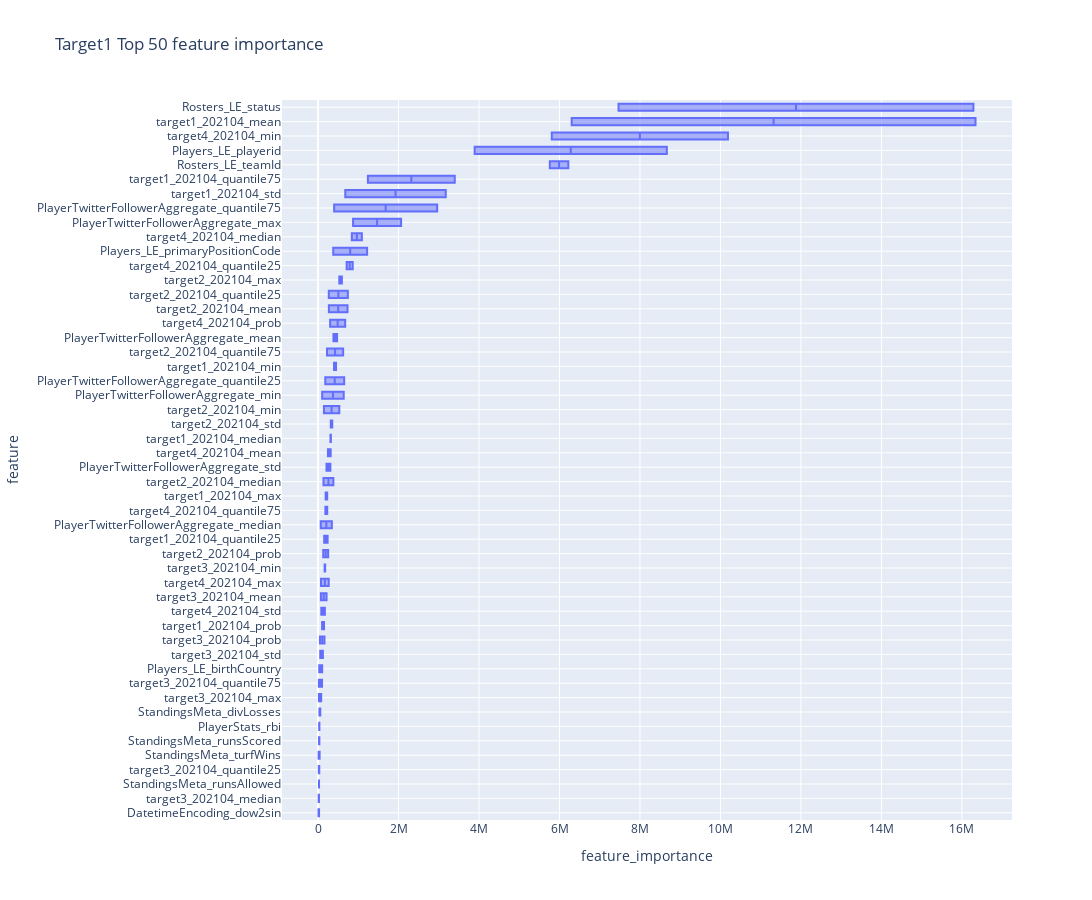
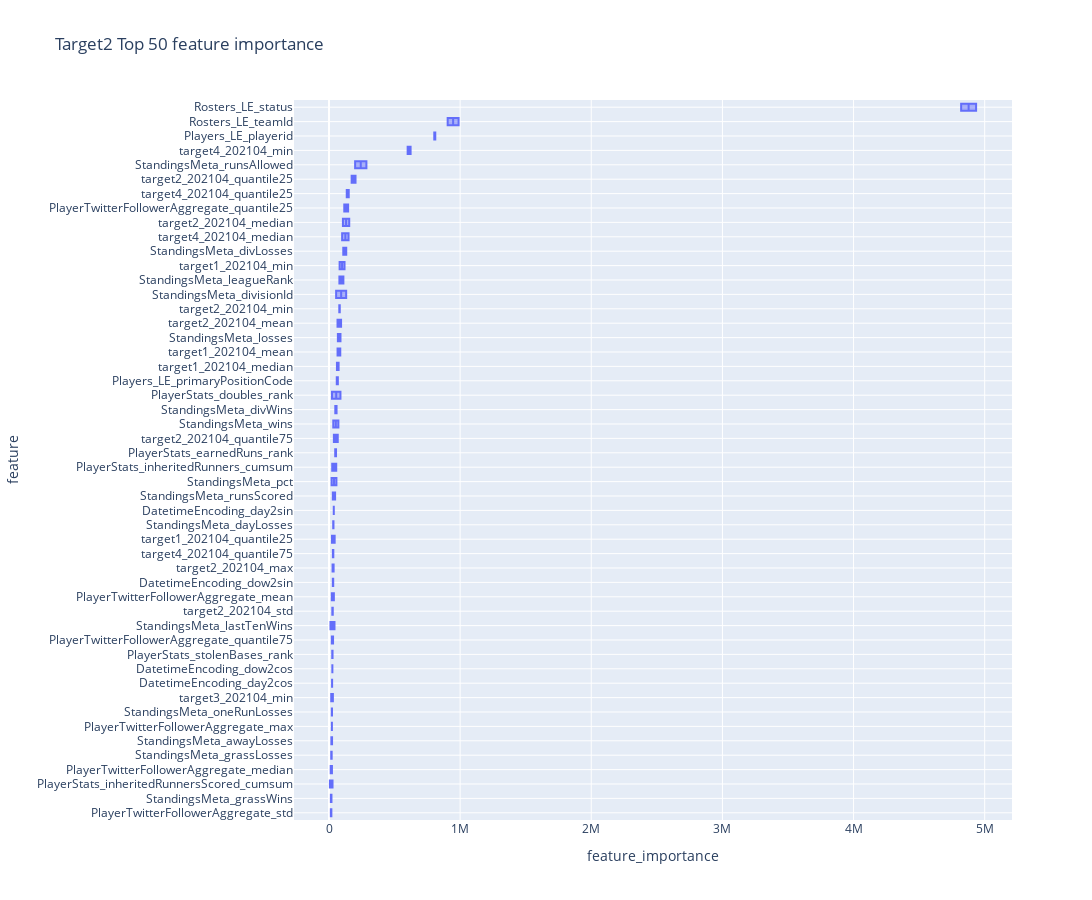
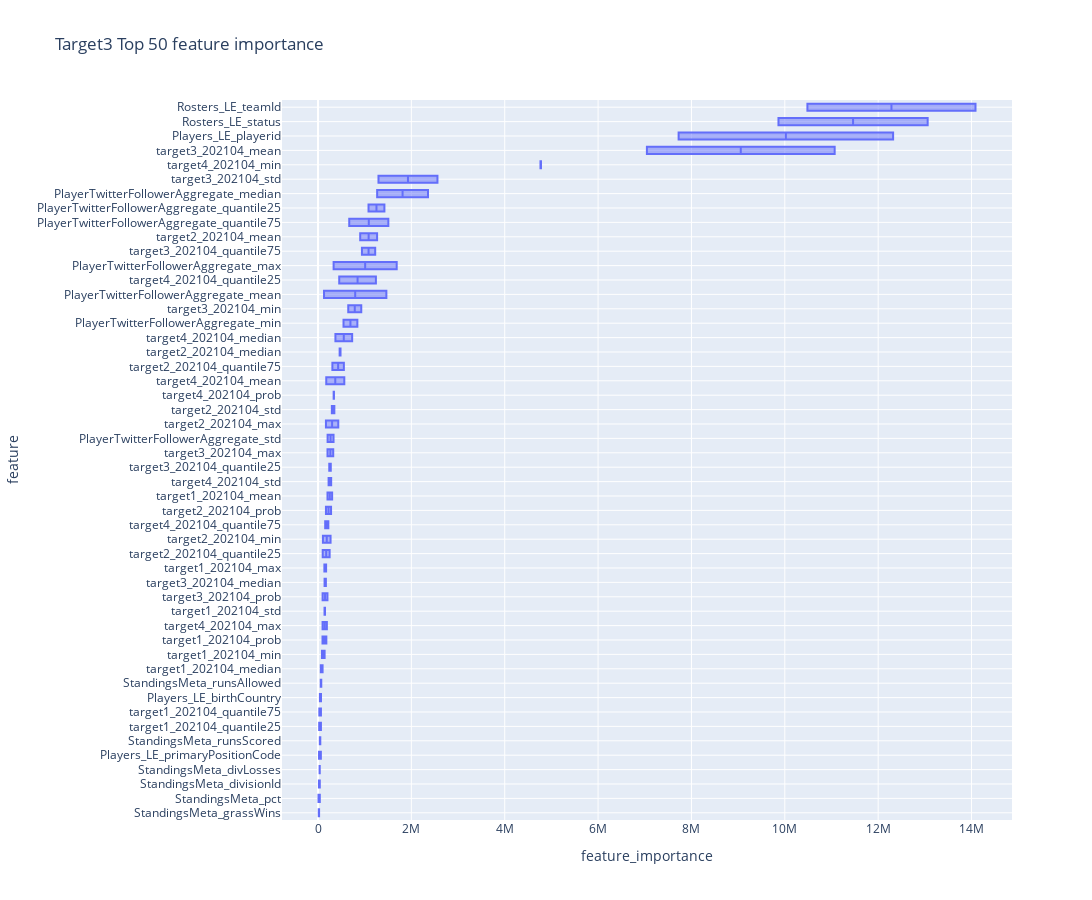
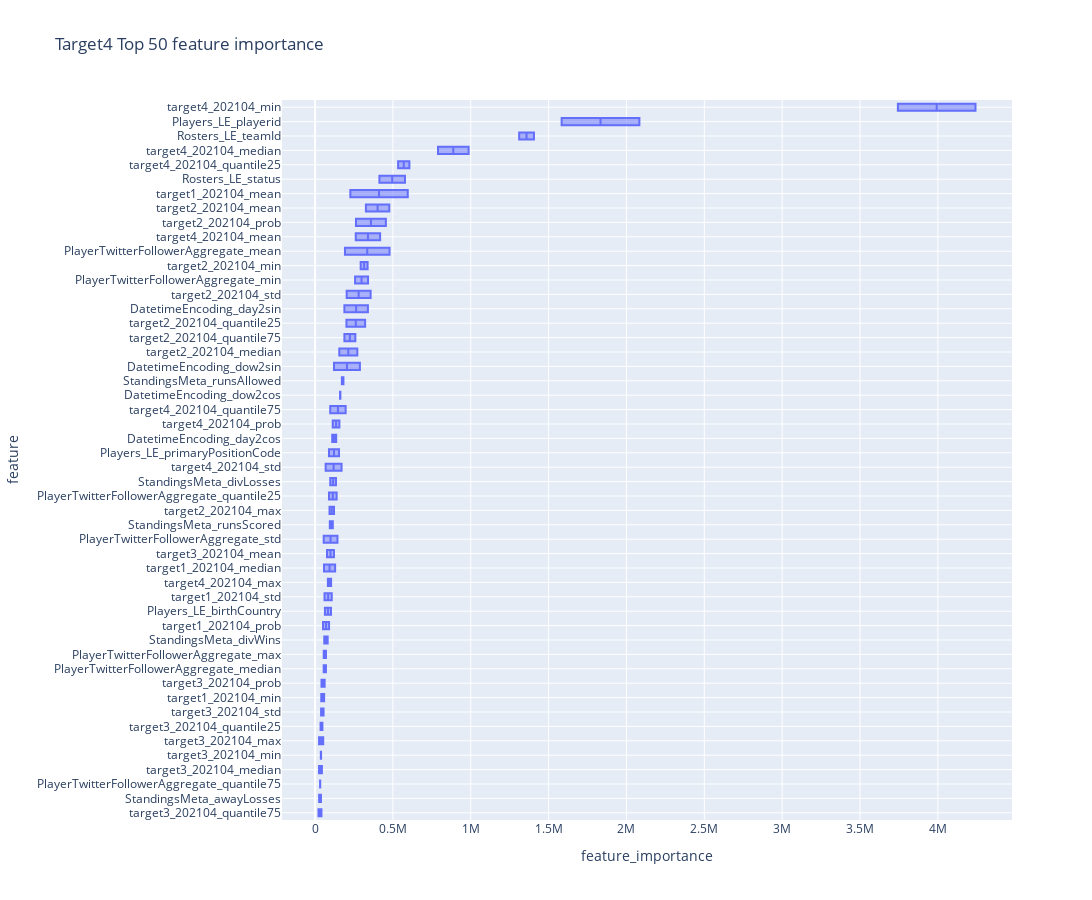

Write notebook code for charts like these, in order.
### Code cell
visualize_feature_importance(models, train_feat_df)

### Figure 1 — Plotly figure (JSON) as saved in the notebook; plotly's stock layout.template omitted (floating-point values rounded to 4 significant figures)
{"data": [{"alignmentgroup": "True", "hovertemplate": "feature_importance=%{x}<br>feature=%{y}<extra></extra>", "legendgroup": "", "marker": {"color": "#636efa"}, "name": "", "notched": false, "offsetgroup": "", "orientation": "h", "showlegend": false, "type": "box", "x": [6303000.0, 676200.0, 189300.0, 396600.0, 318500.0, 152300.0, 1238000.0, 100800.0, 268800.0, 316900.0, 528600.0, 145900.0, 134700.0, 266700.0, 222400.0, 128500.0, 70650.0, 54340.0, 21110.0, 177000.0, 15440.0, 19010.0, 20720.0, 46760.0, 245800.0, 80660.0, 73000.0, 5808000.0, 839400.0, 711100.0, 182400.0, 300000.0, 5760000.0, 7467000.0, 29440.0, 377000.0, 3892000.0, 33140.0, 382500.0, 209400.0, 870400.0, 101800.0, 67100.0, 179800.0, 399600.0, 22620.0, 24600.0, 38550.0, 54910.0, 25040.0, 16340000.0, 3174000.0, 227400.0, 446800.0, 308400.0, 237500.0, 3397000.0, 148300.0, 731500.0, 351900.0, 592600.0, 527500.0, 380200.0, 740600.0, 623800.0, 251100.0, 211100.0, 120200.0, 77220.0, 162600.0, 22620.0, 30140.0, 98910.0, 159800.0, 313300.0, 169600.0, 265100.0, 10190000.0, 1088000.0, 860600.0, 227700.0, 674100.0, 6220000.0, 16290000.0, 101900.0, 1219000.0, 8667000.0, 27810.0, 472700.0, 305700.0, 2063000.0, 637600.0, 342900.0, 649200.0, 2961000.0, 24020.0, 32050.0, 14290.0, 33880.0, 10950.0], "x0": " ", "xaxis": "x", "y": ["target1_202104_mean", "target1_202104_std", "target1_202104_max", "target1_202104_min", "target1_202104_median", "target1_202104_quantile25", "target1_202104_quantile75", "target1_202104_prob", "target2_202104_mean", "target2_202104_std", "target2_202104_max", "target2_202104_min", "target2_202104_median", "target2_202104_quantile25", "target2_202104_quantile75", "target2_202104_prob", "target3_202104_mean", "target3_202104_std", "target3_202104_max", "target3_202104_min", "target3_202104_median", "target3_202104_quantile25", "target3_202104_quantile75", "target3_202104_prob", "target4_202104_mean", "target4_202104_std", "target4_202104_max", "target4_202104_min", "target4_202104_median", "target4_202104_quantile25", "target4_202104_quantile75", "target4_202104_prob", "Rosters_LE_teamId", "Rosters_LE_status", "Players_LE_birthCountry", "Players_LE_primaryPositionCode", "Players_LE_playerid", "PlayerStats_rbi", "PlayerTwitterFollowerAggregate_mean", "PlayerTwitterFollowerAggregate_std", "PlayerTwitterFollowerAggregate_max", "PlayerTwitterFollowerAggregate_min", "PlayerTwitterFollowerAggregate_median", "PlayerTwitterFollowerAggregate_quantile25", "PlayerTwitterFollowerAggregate_quantile75", "StandingsMeta_runsAllowed", "StandingsMeta_runsScored", "StandingsMeta_turfWins", "StandingsMeta_divLosses", "DatetimeEncoding_dow2sin", "target1_202104_mean", "target1_202104_std", "target1_202104_max", "target1_202104_min", "target1_202104_median", "target1_202104_quantile25", "target1_202104_quantile75", "target1_202104_prob", "target2_202104_mean", "target2_202104_std", "target2_202104_max", "target2_202104_min", "target2_202104_median", "target2_202104_quantile25", "target2_202104_quantile75", "target2_202104_prob", "target3_202104_mean", "target3_202104_std", "target3_202104_max", "target3_202104_min", "target3_202104_median", "target3_202104_quantile25", "target3_202104_quantile75", "target3_202104_prob", "target4_202104_mean", "target4_202104_std", "target4_202104_max", "target4_202104_min", "target4_202104_median", "target4_202104_quantile25", "target4_202104_quantile75", "target4_202104_prob", "Rosters_LE_teamId", "Rosters_LE_status", "Players_LE_birthCountry", "Players_LE_primaryPositionCode", "Players_LE_playerid", "PlayerStats_rbi", "PlayerTwitterFollowerAggregate_mean", "PlayerTwitterFollowerAggregate_std", "PlayerTwitterFollowerAggregate_max", "PlayerTwitterFollowerAggregate_min", "PlayerTwitterFollowerAggregate_median", "PlayerTwitterFollowerAggregate_quantile25", "PlayerTwitterFollowerAggregate_quantile75", "StandingsMeta_runsAllowed", "StandingsMeta_runsScored", "StandingsMeta_turfWins", "StandingsMeta_divLosses", "DatetimeEncoding_dow2sin"], "y0": " ", "yaxis": "y"}], "layout": {"boxmode": "group", "height": 900, "legend": {"tracegroupgap": 0}, "title": {"text": "Target1 Top 50 feature importance"}, "width": 1250, "xaxis": {"anchor": "y", "domain": [0, 1], "title": {"text": "feature_importance"}}, "yaxis": {"anchor": "x", "categoryarray": ["DatetimeEncoding_dow2sin", "target3_202104_median", "StandingsMeta_runsAllowed", "target3_202104_quantile25", "StandingsMeta_turfWins", "StandingsMeta_runsScored", "PlayerStats_rbi", "StandingsMeta_divLosses", "target3_202104_max", "target3_202104_quantile75", "Players_LE_birthCountry", "target3_202104_std", "target3_202104_prob", "target1_202104_prob", "target4_202104_std", "target3_202104_mean", "target4_202104_max", "target3_202104_min", "target2_202104_prob", "target1_202104_quantile25", "PlayerTwitterFollowerAggregate_median", "target4_202104_quantile75", "target1_202104_max", "target2_202104_median", "PlayerTwitterFollowerAggregate_std", "target4_202104_mean", "target1_202104_median", "target2_202104_std", "target2_202104_min", "PlayerTwitterFollowerAggregate_min", "PlayerTwitterFollowerAggregate_quantile25", "target1_202104_min", "target2_202104_quantile75", "PlayerTwitterFollowerAggregate_mean", "target4_202104_prob", "target2_202104_mean", "target2_202104_quantile25", "target2_202104_max", "target4_202104_quantile25", "Players_LE_primaryPositionCode", "target4_202104_median", "PlayerTwitterFollowerAggregate_max", "PlayerTwitterFollowerAggregate_quantile75", "target1_202104_std", "target1_202104_quantile75", "Rosters_LE_teamId", "Players_LE_playerid", "target4_202104_min", "target1_202104_mean", "Rosters_LE_status"], "categoryorder": "array", "domain": [0, 1], "showgrid": true, "title": {"text": "feature"}}}}

### Figure 2 — Plotly figure (JSON) as saved in the notebook; plotly's stock layout.template omitted (floating-point values rounded to 4 significant figures)
{"data": [{"alignmentgroup": "True", "hovertemplate": "feature_importance=%{x}<br>feature=%{y}<extra></extra>", "legendgroup": "", "marker": {"color": "#636efa"}, "name": "", "notched": false, "offsetgroup": "", "orientation": "h", "showlegend": false, "type": "box", "x": [85960.0, 118400.0, 73200.0, 22720.0, 92030.0, 28710.0, 35140.0, 78570.0, 106100.0, 172800.0, 66720.0, 29630.0, 599800.0, 100200.0, 150500.0, 32920.0, 988100.0, 4820000.0, 67470.0, 810400.0, 24560.0, 26920.0, 87320.0, 27010.0, 47390.0, 37150.0, 18000.0, 22120.0, 22400.0, 116400.0, 30890.0, 131000.0, 79330.0, 71510.0, 67790.0, 19800.0, 199200.0, 46490.0, 18390.0, 41900.0, 22820.0, 32120.0, 14350.0, 17120.0, 57590.0, 131400.0, 23470.0, 36580.0, 25490.0, 29220.0, 65290.0, 81020.0, 60610.0, 43210.0, 64950.0, 25330.0, 27230.0, 82030.0, 154300.0, 202300.0, 37290.0, 17160.0, 622200.0, 149000.0, 135400.0, 29700.0, 904900.0, 4934000.0, 59260.0, 802700.0, 55150.0, 6880.0, 22820.0, 24820.0, 53510.0, 21630.0, 14230.0, 22210.0, 12950.0, 145700.0, 21750.0, 54410.0, 109800.0, 32590.0, 87500.0, 56590.0, 285200.0, 29190.0, 23250.0, 11120.0, 21600.0, 34100.0, 18760.0, 20410.0, 48030.0, 108800.0, 23700.0, 36390.0, 25780.0, 32110.0], "x0": " ", "xaxis": "x", "y": ["target1_202104_mean", "target1_202104_min", "target1_202104_median", "target1_202104_quantile25", "target2_202104_mean", "target2_202104_std", "target2_202104_max", "target2_202104_min", "target2_202104_median", "target2_202104_quantile25", "target2_202104_quantile75", "target3_202104_min", "target4_202104_min", "target4_202104_median", "target4_202104_quantile25", "target4_202104_quantile75", "Rosters_LE_teamId", "Rosters_LE_status", "Players_LE_primaryPositionCode", "Players_LE_playerid", "PlayerStats_inheritedRunners_cumsum", "PlayerStats_inheritedRunnersScored_cumsum", "PlayerStats_doubles_rank", "PlayerStats_stolenBases_rank", "PlayerStats_earnedRuns_rank", "PlayerTwitterFollowerAggregate_mean", "PlayerTwitterFollowerAggregate_std", "PlayerTwitterFollowerAggregate_max", "PlayerTwitterFollowerAggregate_median", "PlayerTwitterFollowerAggregate_quantile25", "PlayerTwitterFollowerAggregate_quantile75", "StandingsMeta_divisionId", "StandingsMeta_leagueRank", "StandingsMeta_wins", "StandingsMeta_losses", "StandingsMeta_pct", "StandingsMeta_runsAllowed", "StandingsMeta_runsScored", "StandingsMeta_awayLosses", "StandingsMeta_lastTenWins", "StandingsMeta_oneRunLosses", "StandingsMeta_dayLosses", "StandingsMeta_grassWins", "StandingsMeta_grassLosses", "StandingsMeta_divWins", "StandingsMeta_divLosses", "DatetimeEncoding_day2cos", "DatetimeEncoding_day2sin", "DatetimeEncoding_dow2cos", "DatetimeEncoding_dow2sin", "target1_202104_mean", "target1_202104_min", "target1_202104_median", "target1_202104_quantile25", "target2_202104_mean", "target2_202104_std", "target2_202104_max", "target2_202104_min", "target2_202104_median", "target2_202104_quantile25", "target2_202104_quantile75", "target3_202104_min", "target4_202104_min", "target4_202104_median", "target4_202104_quantile25", "target4_202104_quantile75", "Rosters_LE_teamId", "Rosters_LE_status", "Players_LE_primaryPositionCode", "Players_LE_playerid", "PlayerStats_inheritedRunners_cumsum", "PlayerStats_inheritedRunnersScored_cumsum", "PlayerStats_doubles_rank", "PlayerStats_stolenBases_rank", "PlayerStats_earnedRuns_rank", "PlayerTwitterFollowerAggregate_mean", "PlayerTwitterFollowerAggregate_std", "PlayerTwitterFollowerAggregate_max", "PlayerTwitterFollowerAggregate_median", "PlayerTwitterFollowerAggregate_quantile25", "PlayerTwitterFollowerAggregate_quantile75", "StandingsMeta_divisionId", "StandingsMeta_leagueRank", "StandingsMeta_wins", "StandingsMeta_losses", "StandingsMeta_pct", "StandingsMeta_runsAllowed", "StandingsMeta_runsScored", "StandingsMeta_awayLosses", "StandingsMeta_lastTenWins", "StandingsMeta_oneRunLosses", "StandingsMeta_dayLosses", "StandingsMeta_grassWins", "StandingsMeta_grassLosses", "StandingsMeta_divWins", "StandingsMeta_divLosses", "DatetimeEncoding_day2cos", "DatetimeEncoding_day2sin", "DatetimeEncoding_dow2cos", "DatetimeEncoding_dow2sin"], "y0": " ", "yaxis": "y"}], "layout": {"boxmode": "group", "height": 900, "legend": {"tracegroupgap": 0}, "title": {"text": "Target2 Top 50 feature importance"}, "width": 1250, "xaxis": {"anchor": "y", "domain": [0, 1], "title": {"text": "feature_importance"}}, "yaxis": {"anchor": "x", "categoryarray": ["PlayerTwitterFollowerAggregate_std", "StandingsMeta_grassWins", "PlayerStats_inheritedRunnersScored_cumsum", "PlayerTwitterFollowerAggregate_median", "StandingsMeta_grassLosses", "StandingsMeta_awayLosses", "PlayerTwitterFollowerAggregate_max", "StandingsMeta_oneRunLosses", "target3_202104_min", "DatetimeEncoding_day2cos", "DatetimeEncoding_dow2cos", "PlayerStats_stolenBases_rank", "PlayerTwitterFollowerAggregate_quantile75", "StandingsMeta_lastTenWins", "target2_202104_std", "PlayerTwitterFollowerAggregate_mean", "DatetimeEncoding_dow2sin", "target2_202104_max", "target4_202104_quantile75", "target1_202104_quantile25", "StandingsMeta_dayLosses", "DatetimeEncoding_day2sin", "StandingsMeta_runsScored", "StandingsMeta_pct", "PlayerStats_inheritedRunners_cumsum", "PlayerStats_earnedRuns_rank", "target2_202104_quantile75", "StandingsMeta_wins", "StandingsMeta_divWins", "PlayerStats_doubles_rank", "Players_LE_primaryPositionCode", "target1_202104_median", "target1_202104_mean", "StandingsMeta_losses", "target2_202104_mean", "target2_202104_min", "StandingsMeta_divisionId", "StandingsMeta_leagueRank", "target1_202104_min", "StandingsMeta_divLosses", "target4_202104_median", "target2_202104_median", "PlayerTwitterFollowerAggregate_quantile25", "target4_202104_quantile25", "target2_202104_quantile25", "StandingsMeta_runsAllowed", "target4_202104_min", "Players_LE_playerid", "Rosters_LE_teamId", "Rosters_LE_status"], "categoryorder": "array", "domain": [0, 1], "showgrid": true, "title": {"text": "feature"}}}}

### Figure 3 — Plotly figure (JSON) as saved in the notebook; plotly's stock layout.template omitted (floating-point values rounded to 4 significant figures)
{"data": [{"alignmentgroup": "True", "hovertemplate": "feature_importance=%{x}<br>feature=%{y}<extra></extra>", "legendgroup": "", "marker": {"color": "#636efa"}, "name": "", "notched": false, "offsetgroup": "", "orientation": "h", "showlegend": false, "type": "box", "x": [203400.0, 139700.0, 136800.0, 84940.0, 60540.0, 25620.0, 28540.0, 96780.0, 904000.0, 297000.0, 170100.0, 105500.0, 463600.0, 101000.0, 308100.0, 170300.0, 7046000.0, 1296000.0, 203700.0, 648100.0, 140800.0, 241300.0, 1225000.0, 98690.0, 176800.0, 226800.0, 97920.0, 4777000.0, 373300.0, 454900.0, 154000.0, 335400.0, 10480000.0, 9864000.0, 41290.0, 22140.0, 7725000.0, 129300.0, 205800.0, 334400.0, 546600.0, 1267000.0, 1082000.0, 1507000.0, 38510.0, 10780.0, 59100.0, 49070.0, 23490.0, 37360.0, 302800.0, 150000.0, 173600.0, 141700.0, 98280.0, 62870.0, 63030.0, 178800.0, 1266000.0, 350100.0, 434300.0, 269400.0, 482400.0, 249500.0, 554200.0, 279900.0, 11070000.0, 2559000.0, 326000.0, 926800.0, 169100.0, 273800.0, 941200.0, 202600.0, 563600.0, 282100.0, 190200.0, 4766000.0, 731800.0, 1241000.0, 221700.0, 341900.0, 14090000.0, 13060000.0, 64090.0, 61240.0, 12320000.0, 1465000.0, 332900.0, 1686000.0, 843300.0, 2357000.0, 1423000.0, 669300.0, 20140.0, 38760.0, 70020.0, 39240.0, 16250.0, 34410.0], "x0": " ", "xaxis": "x", "y": ["target1_202104_mean", "target1_202104_std", "target1_202104_max", "target1_202104_min", "target1_202104_median", "target1_202104_quantile25", "target1_202104_quantile75", "target1_202104_prob", "target2_202104_mean", "target2_202104_std", "target2_202104_max", "target2_202104_min", "target2_202104_median", "target2_202104_quantile25", "target2_202104_quantile75", "target2_202104_prob", "target3_202104_mean", "target3_202104_std", "target3_202104_max", "target3_202104_min", "target3_202104_median", "target3_202104_quantile25", "target3_202104_quantile75", "target3_202104_prob", "target4_202104_mean", "target4_202104_std", "target4_202104_max", "target4_202104_min", "target4_202104_median", "target4_202104_quantile25", "target4_202104_quantile75", "target4_202104_prob", "Rosters_LE_teamId", "Rosters_LE_status", "Players_LE_birthCountry", "Players_LE_primaryPositionCode", "Players_LE_playerid", "PlayerTwitterFollowerAggregate_mean", "PlayerTwitterFollowerAggregate_std", "PlayerTwitterFollowerAggregate_max", "PlayerTwitterFollowerAggregate_min", "PlayerTwitterFollowerAggregate_median", "PlayerTwitterFollowerAggregate_quantile25", "PlayerTwitterFollowerAggregate_quantile75", "StandingsMeta_divisionId", "StandingsMeta_pct", "StandingsMeta_runsAllowed", "StandingsMeta_runsScored", "StandingsMeta_grassWins", "StandingsMeta_divLosses", "target1_202104_mean", "target1_202104_std", "target1_202104_max", "target1_202104_min", "target1_202104_median", "target1_202104_quantile25", "target1_202104_quantile75", "target1_202104_prob", "target2_202104_mean", "target2_202104_std", "target2_202104_max", "target2_202104_min", "target2_202104_median", "target2_202104_quantile25", "target2_202104_quantile75", "target2_202104_prob", "target3_202104_mean", "target3_202104_std", "target3_202104_max", "target3_202104_min", "target3_202104_median", "target3_202104_quantile25", "target3_202104_quantile75", "target3_202104_prob", "target4_202104_mean", "target4_202104_std", "target4_202104_max", "target4_202104_min", "target4_202104_median", "target4_202104_quantile25", "target4_202104_quantile75", "target4_202104_prob", "Rosters_LE_teamId", "Rosters_LE_status", "Players_LE_birthCountry", "Players_LE_primaryPositionCode", "Players_LE_playerid", "PlayerTwitterFollowerAggregate_mean", "PlayerTwitterFollowerAggregate_std", "PlayerTwitterFollowerAggregate_max", "PlayerTwitterFollowerAggregate_min", "PlayerTwitterFollowerAggregate_median", "PlayerTwitterFollowerAggregate_quantile25", "PlayerTwitterFollowerAggregate_quantile75", "StandingsMeta_divisionId", "StandingsMeta_pct", "StandingsMeta_runsAllowed", "StandingsMeta_runsScored", "StandingsMeta_grassWins", "StandingsMeta_divLosses"], "y0": " ", "yaxis": "y"}], "layout": {"boxmode": "group", "height": 900, "legend": {"tracegroupgap": 0}, "title": {"text": "Target3 Top 50 feature importance"}, "width": 1250, "xaxis": {"anchor": "y", "domain": [0, 1], "title": {"text": "feature_importance"}}, "yaxis": {"anchor": "x", "categoryarray": ["StandingsMeta_grassWins", "StandingsMeta_pct", "StandingsMeta_divisionId", "StandingsMeta_divLosses", "Players_LE_primaryPositionCode", "StandingsMeta_runsScored", "target1_202104_quantile25", "target1_202104_quantile75", "Players_LE_birthCountry", "StandingsMeta_runsAllowed", "target1_202104_median", "target1_202104_min", "target1_202104_prob", "target4_202104_max", "target1_202104_std", "target3_202104_prob", "target3_202104_median", "target1_202104_max", "target2_202104_quantile25", "target2_202104_min", "target4_202104_quantile75", "target2_202104_prob", "target1_202104_mean", "target4_202104_std", "target3_202104_quantile25", "target3_202104_max", "PlayerTwitterFollowerAggregate_std", "target2_202104_max", "target2_202104_std", "target4_202104_prob", "target4_202104_mean", "target2_202104_quantile75", "target2_202104_median", "target4_202104_median", "PlayerTwitterFollowerAggregate_min", "target3_202104_min", "PlayerTwitterFollowerAggregate_mean", "target4_202104_quantile25", "PlayerTwitterFollowerAggregate_max", "target3_202104_quantile75", "target2_202104_mean", "PlayerTwitterFollowerAggregate_quantile75", "PlayerTwitterFollowerAggregate_quantile25", "PlayerTwitterFollowerAggregate_median", "target3_202104_std", "target4_202104_min", "target3_202104_mean", "Players_LE_playerid", "Rosters_LE_status", "Rosters_LE_teamId"], "categoryorder": "array", "domain": [0, 1], "showgrid": true, "title": {"text": "feature"}}}}

### Figure 4 — Plotly figure (JSON) as saved in the notebook; plotly's stock layout.template omitted (floating-point values rounded to 4 significant figures)
{"data": [{"alignmentgroup": "True", "hovertemplate": "feature_importance=%{x}<br>feature=%{y}<extra></extra>", "legendgroup": "", "marker": {"color": "#636efa"}, "name": "", "notched": false, "offsetgroup": "", "orientation": "h", "showlegend": false, "type": "box", "x": [595200.0, 107100.0, 39640.0, 128700.0, 89860.0, 476700.0, 356700.0, 121600.0, 337300.0, 271200.0, 321400.0, 258600.0, 454700.0, 121200.0, 54510.0, 52140.0, 38420.0, 43920.0, 47040.0, 40830.0, 61360.0, 417700.0, 170000.0, 82120.0, 4242000.0, 986100.0, 605700.0, 196400.0, 156100.0, 1406000.0, 577400.0, 102200.0, 153800.0, 2083000.0, 478300.0, 143700.0, 69940.0, 340200.0, 55220.0, 89250.0, 32880.0, 172000.0, 113800.0, 26120.0, 80870.0, 134100.0, 135600.0, 339200.0, 162500.0, 287800.0, 226500.0, 60550.0, 58120.0, 57300.0, 51030.0, 326500.0, 202800.0, 92720.0, 292800.0, 155600.0, 201300.0, 188300.0, 262600.0, 76540.0, 38660.0, 25530.0, 36980.0, 25540.0, 35310.0, 21930.0, 41130.0, 261300.0, 67990.0, 102900.0, 3743000.0, 789400.0, 533400.0, 97190.0, 113300.0, 1311000.0, 413100.0, 63230.0, 89230.0, 1584000.0, 191800.0, 55270.0, 55580.0, 256800.0, 69710.0, 138500.0, 32050.0, 182100.0, 94670.0, 37680.0, 58980.0, 97460.0, 110100.0, 188200.0, 160400.0, 121400.0], "x0": " ", "xaxis": "x", "y": ["target1_202104_mean", "target1_202104_std", "target1_202104_min", "target1_202104_median", "target1_202104_prob", "target2_202104_mean", "target2_202104_std", "target2_202104_max", "target2_202104_min", "target2_202104_median", "target2_202104_quantile25", "target2_202104_quantile75", "target2_202104_prob", "target3_202104_mean", "target3_202104_std", "target3_202104_max", "target3_202104_min", "target3_202104_median", "target3_202104_quantile25", "target3_202104_quantile75", "target3_202104_prob", "target4_202104_mean", "target4_202104_std", "target4_202104_max", "target4_202104_min", "target4_202104_median", "target4_202104_quantile25", "target4_202104_quantile75", "target4_202104_prob", "Rosters_LE_teamId", "Rosters_LE_status", "Players_LE_birthCountry", "Players_LE_primaryPositionCode", "Players_LE_playerid", "PlayerTwitterFollowerAggregate_mean", "PlayerTwitterFollowerAggregate_std", "PlayerTwitterFollowerAggregate_max", "PlayerTwitterFollowerAggregate_min", "PlayerTwitterFollowerAggregate_median", "PlayerTwitterFollowerAggregate_quantile25", "PlayerTwitterFollowerAggregate_quantile75", "StandingsMeta_runsAllowed", "StandingsMeta_runsScored", "StandingsMeta_awayLosses", "StandingsMeta_divWins", "StandingsMeta_divLosses", "DatetimeEncoding_day2cos", "DatetimeEncoding_day2sin", "DatetimeEncoding_dow2cos", "DatetimeEncoding_dow2sin", "target1_202104_mean", "target1_202104_std", "target1_202104_min", "target1_202104_median", "target1_202104_prob", "target2_202104_mean", "target2_202104_std", "target2_202104_max", "target2_202104_min", "target2_202104_median", "target2_202104_quantile25", "target2_202104_quantile75", "target2_202104_prob", "target3_202104_mean", "target3_202104_std", "target3_202104_max", "target3_202104_min", "target3_202104_median", "target3_202104_quantile25", "target3_202104_quantile75", "target3_202104_prob", "target4_202104_mean", "target4_202104_std", "target4_202104_max", "target4_202104_min", "target4_202104_median", "target4_202104_quantile25", "target4_202104_quantile75", "target4_202104_prob", "Rosters_LE_teamId", "Rosters_LE_status", "Players_LE_birthCountry", "Players_LE_primaryPositionCode", "Players_LE_playerid", "PlayerTwitterFollowerAggregate_mean", "PlayerTwitterFollowerAggregate_std", "PlayerTwitterFollowerAggregate_max", "PlayerTwitterFollowerAggregate_min", "PlayerTwitterFollowerAggregate_median", "PlayerTwitterFollowerAggregate_quantile25", "PlayerTwitterFollowerAggregate_quantile75", "StandingsMeta_runsAllowed", "StandingsMeta_runsScored", "StandingsMeta_awayLosses", "StandingsMeta_divWins", "StandingsMeta_divLosses", "DatetimeEncoding_day2cos", "DatetimeEncoding_day2sin", "DatetimeEncoding_dow2cos", "DatetimeEncoding_dow2sin"], "y0": " ", "yaxis": "y"}], "layout": {"boxmode": "group", "height": 900, "legend": {"tracegroupgap": 0}, "title": {"text": "Target4 Top 50 feature importance"}, "width": 1250, "xaxis": {"anchor": "y", "domain": [0, 1], "title": {"text": "feature_importance"}}, "yaxis": {"anchor": "x", "categoryarray": ["target3_202104_quantile75", "StandingsMeta_awayLosses", "PlayerTwitterFollowerAggregate_quantile75", "target3_202104_median", "target3_202104_min", "target3_202104_max", "target3_202104_quantile25", "target3_202104_std", "target1_202104_min", "target3_202104_prob", "PlayerTwitterFollowerAggregate_median", "PlayerTwitterFollowerAggregate_max", "StandingsMeta_divWins", "target1_202104_prob", "Players_LE_birthCountry", "target1_202104_std", "target4_202104_max", "target1_202104_median", "target3_202104_mean", "PlayerTwitterFollowerAggregate_std", "StandingsMeta_runsScored", "target2_202104_max", "PlayerTwitterFollowerAggregate_quantile25", "StandingsMeta_divLosses", "target4_202104_std", "Players_LE_primaryPositionCode", "DatetimeEncoding_day2cos", "target4_202104_prob", "target4_202104_quantile75", "DatetimeEncoding_dow2cos", "StandingsMeta_runsAllowed", "DatetimeEncoding_dow2sin", "target2_202104_median", "target2_202104_quantile75", "target2_202104_quantile25", "DatetimeEncoding_day2sin", "target2_202104_std", "PlayerTwitterFollowerAggregate_min", "target2_202104_min", "PlayerTwitterFollowerAggregate_mean", "target4_202104_mean", "target2_202104_prob", "target2_202104_mean", "target1_202104_mean", "Rosters_LE_status", "target4_202104_quantile25", "target4_202104_median", "Rosters_LE_teamId", "Players_LE_playerid", "target4_202104_min"], "categoryorder": "array", "domain": [0, 1], "showgrid": true, "title": {"text": "feature"}}}}
